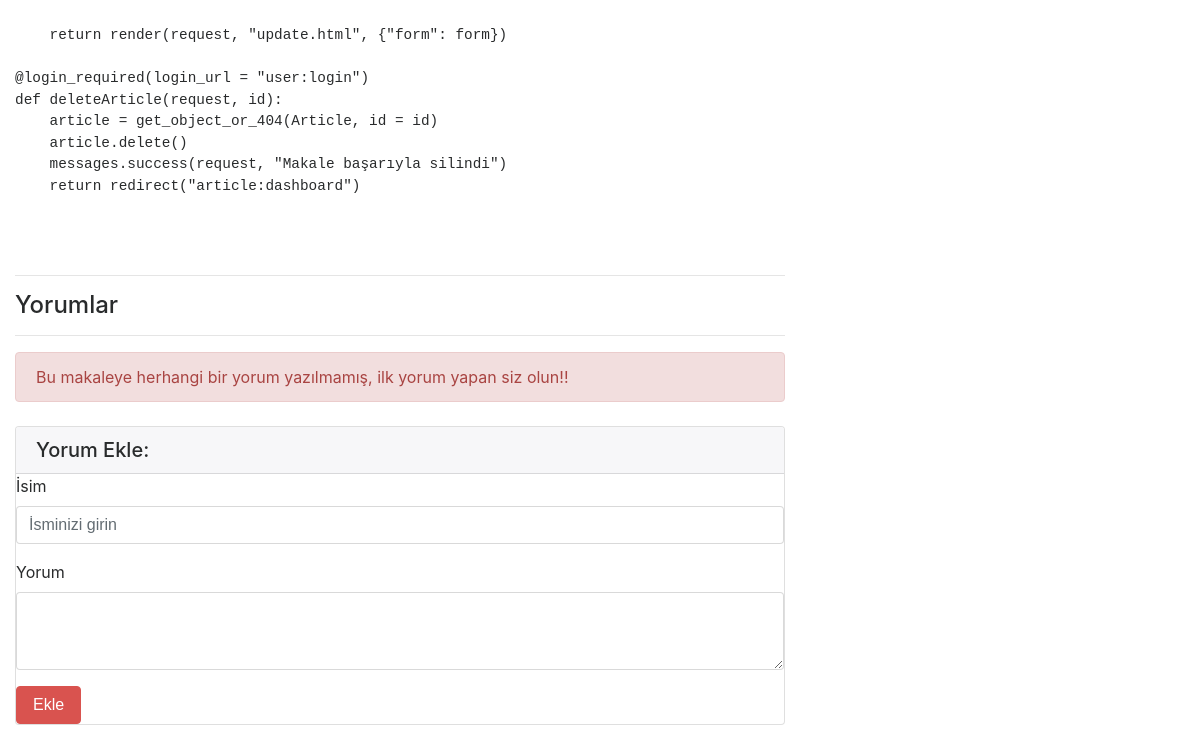
The page /articles/article/13 (lower part) on the database as committed earlier.
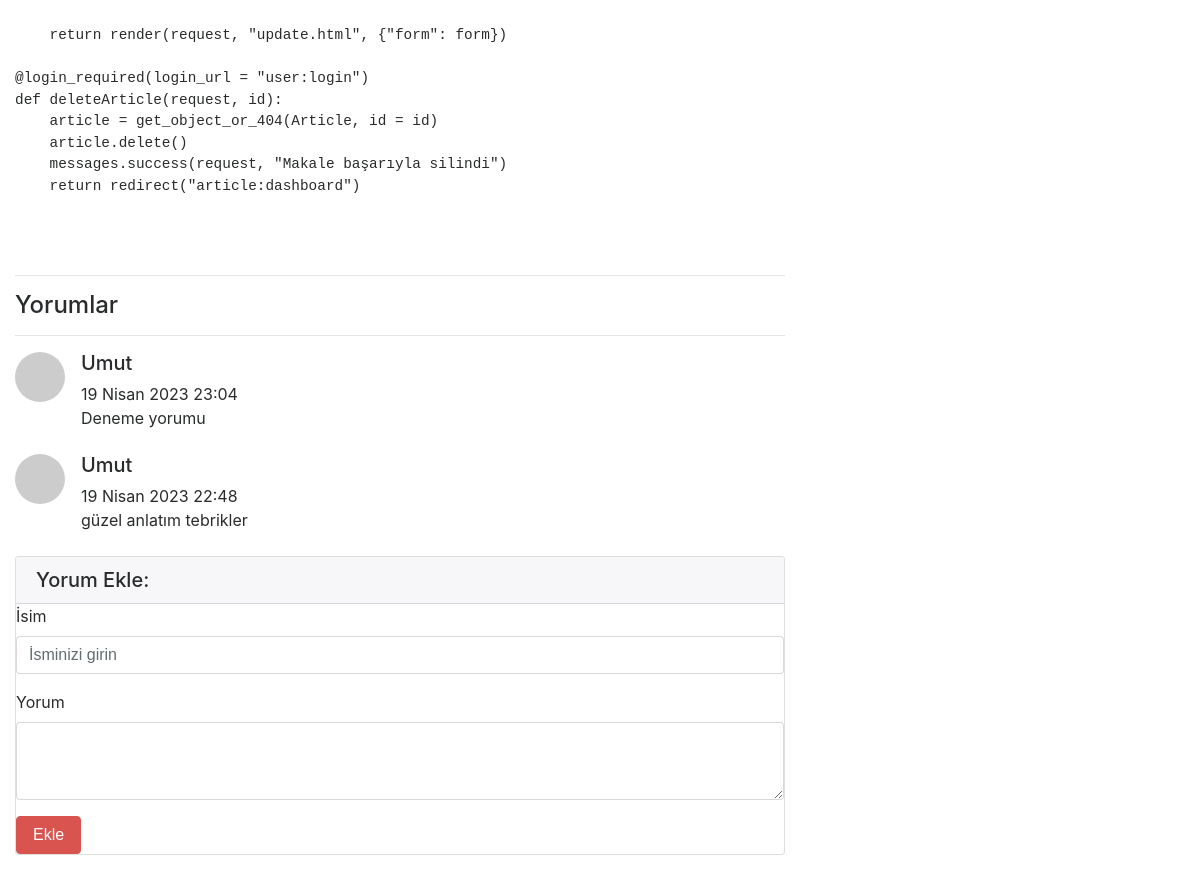
The same page on the database as committed later.
### article/models.py (models this page shows, shortened)
class Comment(models.Model):
    article = models.ForeignKey(Article,  on_delete = models.CASCADE, verbose_name = "Makale", related_name = "comments")
    comment_author = models.CharField(max_length = 50, verbose_name = "İsim")
    comment_content = models.CharField(max_length = 200, verbose_name = "Yorum")
    comment_date = models.DateTimeField(auto_now_add = True)
    class Meta:
        ordering = ["-comment_date"]

### article/views.py (the view)
# urls.py: path('article/<int:id>', views.detail, name = 'detail'),
def detail(request, id):
    article = get_object_or_404(Article, id = id)
    comments = article.comments.all()
    return render(request, "detail.html", {"article": article, "comments": comments})

### templates/detail.html (shortened to what this page needs)
{% extends 'layout.html' %}
{% block body %}
<div class="row">
    <div class="col-lg-8">
      <p class = "lead">
        {{article.content|safe}}
      </p>
      <hr>
      <h4>Yorumlar</h4>
      <hr>
      {% if comments %}
        {% for comment in comments %}
          <div class="media mb-4">
            <img class="d-flex mr-3 rounded-circle" src="http://placehold.it/50x50" alt="">
            <div class="media-body">
              <h5 class="mt-0">{{comment.comment_author}}</h5>
              {{comment.comment_date}} <br>
              {{comment.comment_content}}
            </div>
          </div>
        {% endfor %}
      {% else %}
        <div class = "alert alert-danger">
            Bu makaleye herhangi bir yorum yazılmamış, ilk yorum yapan siz olun!!
        </div>
      {% endif %}
      <div class="card my-4">
        <h5 class="card-header">Yorum Ekle:</h5>
        <div class="card-body">
          <form method = "post" action = "{% url 'article:comment' article.id %}">
            <div class="form-group">
              <label for="formGroupExampleInput">İsim</label>
              <input name = "comment_author" type="text" class="form-control" id="formGroupExampleInput" placeholder="İsminizi girin">
            </div>
            <div class="form-group">
              <label for="formGroupExampleInput">Yorum</label>
              <textarea name = "comment_content" class="form-control" rows="3"></textarea>
            </div>
            <button type="submit" class="btn btn-danger">Ekle</button>
          </form>
        </div>
      </div>
    </div>
  </div>
</div>
{% endblock body %}

Rows that differ between the two databases and show on the page:
added Comment: comment_author "Umut", comment_date "19 Nisan 2023 23:04", comment_content "Deneme yorumu"
added Comment: comment_author "Umut", comment_date "19 Nisan 2023 22:48", comment_content "güzel anlatım tebrikler"
Other text that changed with them:
text no longer shown: "Bu makaleye herhangi bir yorum yazılmamış, ilk yorum yapan siz olun!!"
